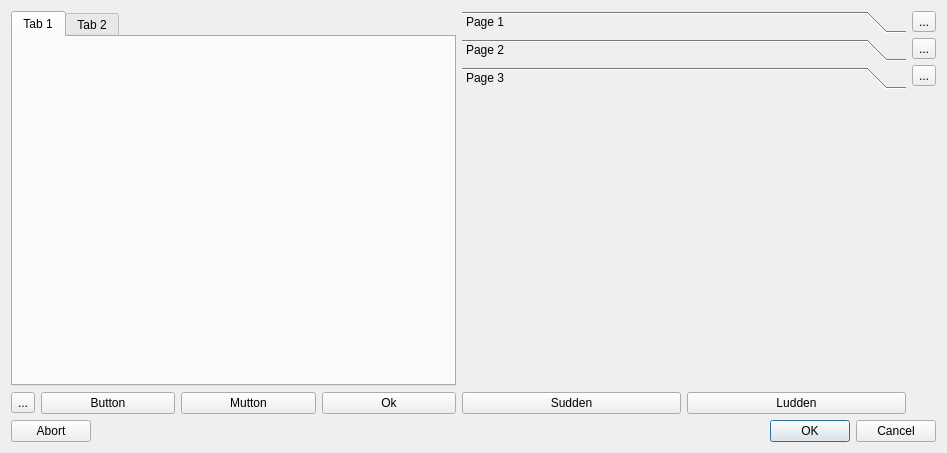
<?xml version="1.0" encoding="UTF-8"?>
<ui version="4.0">
 <class>Formings</class>
 <widget class="QWidget" name="Formings">
  <property name="geometry">
   <rect>
    <x>0</x>
    <y>0</y>
    <width>947</width>
    <height>453</height>
   </rect>
  </property>
  <property name="windowTitle">
   <string>Form</string>
  </property>
  <layout class="QVBoxLayout" name="verticalLayout_4">
   <item>
    <layout class="QHBoxLayout" name="horizontalLayout_3">
     <item>
      <layout class="QVBoxLayout" name="verticalLayout">
       <item>
        <widget class="QTabWidget" name="tabWidget">
         <widget class="QWidget" name="tab">
          <attribute name="title">
           <string>Tab 1</string>
          </attribute>
         </widget>
         <widget class="QWidget" name="tab_2">
          <attribute name="title">
           <string>Tab 2</string>
          </attribute>
         </widget>
        </widget>
       </item>
       <item>
        <layout class="QHBoxLayout" name="horizontalLayout">
         <item>
          <widget class="QToolButton" name="toolButton">
           <property name="text">
            <string>...</string>
           </property>
          </widget>
         </item>
         <item>
          <widget class="QPushButton" name="pushButton_2">
           <property name="text">
            <string>Button</string>
           </property>
          </widget>
         </item>
         <item>
          <widget class="QPushButton" name="pushButton_3">
           <property name="text">
            <string>Mutton</string>
           </property>
          </widget>
         </item>
         <item>
          <widget class="QPushButton" name="pushButton">
           <property name="text">
            <string>Ok</string>
           </property>
          </widget>
         </item>
        </layout>
       </item>
      </layout>
     </item>
     <item>
      <layout class="QVBoxLayout" name="verticalLayout_2">
       <item>
        <widget class="QToolBox" name="toolBox">
         <property name="currentIndex">
          <number>2</number>
         </property>
         <widget class="QWidget" name="page">
          <property name="geometry">
           <rect>
            <x>0</x>
            <y>0</y>
            <width>444</width>
            <height>314</height>
           </rect>
          </property>
          <attribute name="label">
           <string>Page 1</string>
          </attribute>
         </widget>
         <widget class="QWidget" name="page_2">
          <property name="geometry">
           <rect>
            <x>0</x>
            <y>0</y>
            <width>444</width>
            <height>314</height>
           </rect>
          </property>
          <attribute name="label">
           <string>Page 2</string>
          </attribute>
         </widget>
         <widget class="QWidget" name="page_3">
          <attribute name="label">
           <string>Page 3</string>
          </attribute>
         </widget>
        </widget>
       </item>
       <item>
        <layout class="QHBoxLayout" name="horizontalLayout_2">
         <item>
          <widget class="QPushButton" name="pushButton_4">
           <property name="text">
            <string>Sudden</string>
           </property>
          </widget>
         </item>
         <item>
          <widget class="QPushButton" name="pushButton_5">
           <property name="text">
            <string>Ludden</string>
           </property>
          </widget>
         </item>
        </layout>
       </item>
      </layout>
     </item>
     <item>
      <layout class="QVBoxLayout" name="verticalLayout_3">
       <item>
        <widget class="QToolButton" name="toolButton_2">
         <property name="text">
          <string>...</string>
         </property>
        </widget>
       </item>
       <item>
        <widget class="QToolButton" name="toolButton_3">
         <property name="text">
          <string>...</string>
         </property>
        </widget>
       </item>
       <item>
        <widget class="QToolButton" name="toolButton_4">
         <property name="text">
          <string>...</string>
         </property>
        </widget>
       </item>
       <item>
        <spacer name="verticalSpacer">
         <property name="orientation">
          <enum>Qt::Vertical</enum>
         </property>
         <property name="sizeHint" stdset="0">
          <size>
           <width>20</width>
           <height>40</height>
          </size>
         </property>
        </spacer>
       </item>
      </layout>
     </item>
    </layout>
   </item>
   <item>
    <layout class="QHBoxLayout" name="horizontalLayout_4">
     <item>
      <widget class="QPushButton" name="pushButton_6">
       <property name="text">
        <string>Abort</string>
       </property>
      </widget>
     </item>
     <item>
      <spacer name="horizontalSpacer">
       <property name="orientation">
        <enum>Qt::Horizontal</enum>
       </property>
       <property name="sizeHint" stdset="0">
        <size>
         <width>40</width>
         <height>20</height>
        </size>
       </property>
      </spacer>
     </item>
     <item>
      <widget class="QDialogButtonBox" name="buttonBox">
       <property name="standardButtons">
        <set>QDialogButtonBox::Cancel|QDialogButtonBox::Ok</set>
       </property>
      </widget>
     </item>
    </layout>
   </item>
  </layout>
 </widget>
 <resources/>
 <connections/>
</ui>
